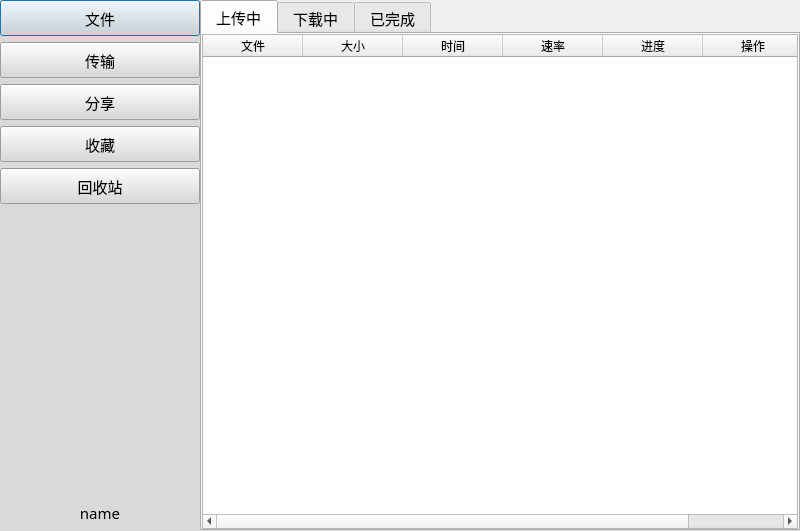
<?xml version="1.0" encoding="UTF-8"?>
<ui version="4.0">
 <class>MainDialog</class>
 <widget class="QDialog" name="MainDialog">
  <property name="geometry">
   <rect>
    <x>0</x>
    <y>0</y>
    <width>800</width>
    <height>531</height>
   </rect>
  </property>
  <property name="font">
   <font>
    <family>微软雅黑</family>
    <pointsize>11</pointsize>
   </font>
  </property>
  <property name="windowTitle">
   <string>MainDialog</string>
  </property>
  <layout class="QHBoxLayout" name="horizontalLayout" stretch="0,1">
   <property name="spacing">
    <number>0</number>
   </property>
   <property name="leftMargin">
    <number>0</number>
   </property>
   <property name="topMargin">
    <number>0</number>
   </property>
   <property name="rightMargin">
    <number>0</number>
   </property>
   <property name="bottomMargin">
    <number>0</number>
   </property>
   <item>
    <widget class="QWidget" name="wdg_left" native="true">
     <property name="minimumSize">
      <size>
       <width>200</width>
       <height>0</height>
      </size>
     </property>
     <property name="maximumSize">
      <size>
       <width>200</width>
       <height>16777215</height>
      </size>
     </property>
     <property name="font">
      <font>
       <family>微软雅黑</family>
       <pointsize>11</pointsize>
      </font>
     </property>
     <property name="styleSheet">
      <string notr="true">background-color: rgb(217, 217, 217);</string>
     </property>
     <layout class="QVBoxLayout" name="verticalLayout">
      <property name="spacing">
       <number>6</number>
      </property>
      <property name="leftMargin">
       <number>0</number>
      </property>
      <property name="topMargin">
       <number>0</number>
      </property>
      <property name="rightMargin">
       <number>0</number>
      </property>
      <property name="bottomMargin">
       <number>0</number>
      </property>
      <item>
       <widget class="QPushButton" name="pb_file">
        <property name="minimumSize">
         <size>
          <width>0</width>
          <height>36</height>
         </size>
        </property>
        <property name="maximumSize">
         <size>
          <width>16777215</width>
          <height>36</height>
         </size>
        </property>
        <property name="text">
         <string>文件</string>
        </property>
        <property name="icon">
         <iconset resource="resource.qrc">
          <normaloff>:/images/file.png</normaloff>:/images/file.png</iconset>
        </property>
        <property name="iconSize">
         <size>
          <width>36</width>
          <height>36</height>
         </size>
        </property>
       </widget>
      </item>
      <item>
       <widget class="QPushButton" name="pb_transmit">
        <property name="minimumSize">
         <size>
          <width>0</width>
          <height>36</height>
         </size>
        </property>
        <property name="maximumSize">
         <size>
          <width>16777215</width>
          <height>36</height>
         </size>
        </property>
        <property name="text">
         <string>传输</string>
        </property>
        <property name="icon">
         <iconset resource="resource.qrc">
          <normaloff>:/images/transmit.ico</normaloff>:/images/transmit.ico</iconset>
        </property>
        <property name="iconSize">
         <size>
          <width>36</width>
          <height>36</height>
         </size>
        </property>
       </widget>
      </item>
      <item>
       <widget class="QPushButton" name="pb_share">
        <property name="minimumSize">
         <size>
          <width>0</width>
          <height>36</height>
         </size>
        </property>
        <property name="maximumSize">
         <size>
          <width>16777215</width>
          <height>36</height>
         </size>
        </property>
        <property name="text">
         <string>分享</string>
        </property>
        <property name="icon">
         <iconset resource="resource.qrc">
          <normaloff>:/images/share.png</normaloff>:/images/share.png</iconset>
        </property>
        <property name="iconSize">
         <size>
          <width>36</width>
          <height>36</height>
         </size>
        </property>
       </widget>
      </item>
      <item>
       <widget class="QPushButton" name="pb_store">
        <property name="minimumSize">
         <size>
          <width>0</width>
          <height>36</height>
         </size>
        </property>
        <property name="maximumSize">
         <size>
          <width>16777215</width>
          <height>36</height>
         </size>
        </property>
        <property name="text">
         <string>收藏</string>
        </property>
       </widget>
      </item>
      <item>
       <widget class="QPushButton" name="pb_hsz">
        <property name="minimumSize">
         <size>
          <width>0</width>
          <height>36</height>
         </size>
        </property>
        <property name="maximumSize">
         <size>
          <width>16777215</width>
          <height>36</height>
         </size>
        </property>
        <property name="text">
         <string>回收站</string>
        </property>
       </widget>
      </item>
      <item>
       <spacer name="verticalSpacer">
        <property name="orientation">
         <enum>Qt::Vertical</enum>
        </property>
        <property name="sizeHint" stdset="0">
         <size>
          <width>20</width>
          <height>301</height>
         </size>
        </property>
       </spacer>
      </item>
      <item>
       <widget class="QPushButton" name="pb_name">
        <property name="minimumSize">
         <size>
          <width>0</width>
          <height>36</height>
         </size>
        </property>
        <property name="maximumSize">
         <size>
          <width>16777215</width>
          <height>36</height>
         </size>
        </property>
        <property name="text">
         <string>name</string>
        </property>
        <property name="icon">
         <iconset resource="resource.qrc">
          <normaloff>:/face/btn_avatar_a38.png</normaloff>:/face/btn_avatar_a38.png</iconset>
        </property>
        <property name="iconSize">
         <size>
          <width>36</width>
          <height>36</height>
         </size>
        </property>
        <property name="flat">
         <bool>true</bool>
        </property>
       </widget>
      </item>
     </layout>
    </widget>
   </item>
   <item>
    <widget class="QWidget" name="wdg_right" native="true">
     <property name="minimumSize">
      <size>
       <width>600</width>
       <height>0</height>
      </size>
     </property>
     <property name="maximumSize">
      <size>
       <width>16777215</width>
       <height>16777215</height>
      </size>
     </property>
     <layout class="QVBoxLayout" name="verticalLayout_2">
      <property name="spacing">
       <number>0</number>
      </property>
      <property name="leftMargin">
       <number>0</number>
      </property>
      <property name="topMargin">
       <number>0</number>
      </property>
      <property name="rightMargin">
       <number>0</number>
      </property>
      <property name="bottomMargin">
       <number>0</number>
      </property>
      <item>
       <widget class="QStackedWidget" name="sw_page">
        <property name="currentIndex">
         <number>1</number>
        </property>
        <widget class="QWidget" name="page_file">
         <layout class="QVBoxLayout" name="verticalLayout_3">
          <property name="spacing">
           <number>0</number>
          </property>
          <property name="leftMargin">
           <number>0</number>
          </property>
          <property name="topMargin">
           <number>0</number>
          </property>
          <property name="rightMargin">
           <number>0</number>
          </property>
          <property name="bottomMargin">
           <number>0</number>
          </property>
          <item>
           <widget class="QWidget" name="wdg_right_top" native="true">
            <property name="minimumSize">
             <size>
              <width>0</width>
              <height>31</height>
             </size>
            </property>
            <property name="maximumSize">
             <size>
              <width>16777215</width>
              <height>31</height>
             </size>
            </property>
            <layout class="QHBoxLayout" name="horizontalLayout_2">
             <property name="spacing">
              <number>5</number>
             </property>
             <property name="leftMargin">
              <number>0</number>
             </property>
             <property name="topMargin">
              <number>0</number>
             </property>
             <property name="rightMargin">
              <number>0</number>
             </property>
             <property name="bottomMargin">
              <number>0</number>
             </property>
             <item>
              <widget class="QPushButton" name="pb_prew">
               <property name="minimumSize">
                <size>
                 <width>30</width>
                 <height>30</height>
                </size>
               </property>
               <property name="maximumSize">
                <size>
                 <width>30</width>
                 <height>30</height>
                </size>
               </property>
               <property name="text">
                <string>&lt;</string>
               </property>
               <property name="flat">
                <bool>true</bool>
               </property>
              </widget>
             </item>
             <item>
              <widget class="QPushButton" name="pb_next">
               <property name="minimumSize">
                <size>
                 <width>30</width>
                 <height>30</height>
                </size>
               </property>
               <property name="maximumSize">
                <size>
                 <width>30</width>
                 <height>30</height>
                </size>
               </property>
               <property name="text">
                <string>&gt;</string>
               </property>
               <property name="flat">
                <bool>true</bool>
               </property>
              </widget>
             </item>
             <item>
              <widget class="QLabel" name="lb_path">
               <property name="minimumSize">
                <size>
                 <width>0</width>
                 <height>30</height>
                </size>
               </property>
               <property name="maximumSize">
                <size>
                 <width>16777215</width>
                 <height>30</height>
                </size>
               </property>
               <property name="text">
                <string>/</string>
               </property>
              </widget>
             </item>
             <item>
              <spacer name="horizontalSpacer">
               <property name="orientation">
                <enum>Qt::Horizontal</enum>
               </property>
               <property name="sizeHint" stdset="0">
                <size>
                 <width>427</width>
                 <height>20</height>
                </size>
               </property>
              </spacer>
             </item>
             <item>
              <widget class="QPushButton" name="pb_search">
               <property name="minimumSize">
                <size>
                 <width>30</width>
                 <height>30</height>
                </size>
               </property>
               <property name="maximumSize">
                <size>
                 <width>30</width>
                 <height>30</height>
                </size>
               </property>
               <property name="text">
                <string/>
               </property>
               <property name="icon">
                <iconset resource="resource.qrc">
                 <normaloff>:/images/search.png</normaloff>:/images/search.png</iconset>
               </property>
               <property name="iconSize">
                <size>
                 <width>30</width>
                 <height>30</height>
                </size>
               </property>
               <property name="flat">
                <bool>true</bool>
               </property>
              </widget>
             </item>
             <item>
              <widget class="QPushButton" name="pb_addFile">
               <property name="minimumSize">
                <size>
                 <width>30</width>
                 <height>30</height>
                </size>
               </property>
               <property name="maximumSize">
                <size>
                 <width>30</width>
                 <height>30</height>
                </size>
               </property>
               <property name="text">
                <string/>
               </property>
               <property name="icon">
                <iconset resource="resource.qrc">
                 <normaloff>:/images/addFile.png</normaloff>:/images/addFile.png</iconset>
               </property>
               <property name="iconSize">
                <size>
                 <width>30</width>
                 <height>30</height>
                </size>
               </property>
               <property name="flat">
                <bool>true</bool>
               </property>
              </widget>
             </item>
            </layout>
           </widget>
          </item>
          <item>
           <widget class="QWidget" name="wdg_right_bottom" native="true">
            <layout class="QVBoxLayout" name="verticalLayout_4">
             <property name="spacing">
              <number>0</number>
             </property>
             <property name="leftMargin">
              <number>0</number>
             </property>
             <property name="topMargin">
              <number>0</number>
             </property>
             <property name="rightMargin">
              <number>0</number>
             </property>
             <property name="bottomMargin">
              <number>0</number>
             </property>
             <item>
              <widget class="QTableWidget" name="table_file">
               <property name="contextMenuPolicy">
                <enum>Qt::CustomContextMenu</enum>
               </property>
               <property name="editTriggers">
                <set>QAbstractItemView::NoEditTriggers</set>
               </property>
               <property name="dragEnabled">
                <bool>true</bool>
               </property>
               <property name="selectionBehavior">
                <enum>QAbstractItemView::SelectRows</enum>
               </property>
               <attribute name="horizontalHeaderDefaultSectionSize">
                <number>200</number>
               </attribute>
               <attribute name="horizontalHeaderStretchLastSection">
                <bool>true</bool>
               </attribute>
               <attribute name="verticalHeaderVisible">
                <bool>false</bool>
               </attribute>
               <column>
                <property name="text">
                 <string>文件</string>
                </property>
               </column>
               <column>
                <property name="text">
                 <string>大小</string>
                </property>
               </column>
               <column>
                <property name="text">
                 <string>时间</string>
                </property>
               </column>
              </widget>
             </item>
            </layout>
           </widget>
          </item>
         </layout>
        </widget>
        <widget class="QWidget" name="page_transmit">
         <layout class="QVBoxLayout" name="verticalLayout_5">
          <property name="spacing">
           <number>0</number>
          </property>
          <property name="leftMargin">
           <number>0</number>
          </property>
          <property name="topMargin">
           <number>0</number>
          </property>
          <property name="rightMargin">
           <number>0</number>
          </property>
          <property name="bottomMargin">
           <number>0</number>
          </property>
          <item>
           <widget class="QTabWidget" name="tw_transmit">
            <property name="contextMenuPolicy">
             <enum>Qt::CustomContextMenu</enum>
            </property>
            <property name="currentIndex">
             <number>0</number>
            </property>
            <widget class="QWidget" name="tab_upload">
             <attribute name="title">
              <string> 上传中 </string>
             </attribute>
             <layout class="QVBoxLayout" name="verticalLayout_6">
              <property name="spacing">
               <number>0</number>
              </property>
              <property name="leftMargin">
               <number>0</number>
              </property>
              <property name="topMargin">
               <number>0</number>
              </property>
              <property name="rightMargin">
               <number>0</number>
              </property>
              <property name="bottomMargin">
               <number>0</number>
              </property>
              <item>
               <widget class="QTableWidget" name="table_upload">
                <property name="editTriggers">
                 <set>QAbstractItemView::NoEditTriggers</set>
                </property>
                <property name="selectionBehavior">
                 <enum>QAbstractItemView::SelectRows</enum>
                </property>
                <attribute name="horizontalHeaderDefaultSectionSize">
                 <number>100</number>
                </attribute>
                <attribute name="horizontalHeaderStretchLastSection">
                 <bool>true</bool>
                </attribute>
                <attribute name="verticalHeaderVisible">
                 <bool>false</bool>
                </attribute>
                <column>
                 <property name="text">
                  <string>文件</string>
                 </property>
                </column>
                <column>
                 <property name="text">
                  <string>大小</string>
                 </property>
                </column>
                <column>
                 <property name="text">
                  <string>时间</string>
                 </property>
                </column>
                <column>
                 <property name="text">
                  <string>速率</string>
                 </property>
                </column>
                <column>
                 <property name="text">
                  <string>进度</string>
                 </property>
                </column>
                <column>
                 <property name="text">
                  <string>操作</string>
                 </property>
                </column>
               </widget>
              </item>
             </layout>
            </widget>
            <widget class="QWidget" name="tab_dowload">
             <attribute name="title">
              <string> 下载中 </string>
             </attribute>
             <layout class="QVBoxLayout" name="verticalLayout_7">
              <property name="spacing">
               <number>0</number>
              </property>
              <property name="leftMargin">
               <number>0</number>
              </property>
              <property name="topMargin">
               <number>0</number>
              </property>
              <property name="rightMargin">
               <number>0</number>
              </property>
              <property name="bottomMargin">
               <number>0</number>
              </property>
              <item>
               <widget class="QTableWidget" name="table_download">
                <property name="contextMenuPolicy">
                 <enum>Qt::CustomContextMenu</enum>
                </property>
                <property name="editTriggers">
                 <set>QAbstractItemView::NoEditTriggers</set>
                </property>
                <property name="selectionBehavior">
                 <enum>QAbstractItemView::SelectRows</enum>
                </property>
                <attribute name="horizontalHeaderDefaultSectionSize">
                 <number>100</number>
                </attribute>
                <attribute name="horizontalHeaderStretchLastSection">
                 <bool>true</bool>
                </attribute>
                <attribute name="verticalHeaderVisible">
                 <bool>false</bool>
                </attribute>
                <column>
                 <property name="text">
                  <string>文件</string>
                 </property>
                </column>
                <column>
                 <property name="text">
                  <string>大小</string>
                 </property>
                </column>
                <column>
                 <property name="text">
                  <string>时间</string>
                 </property>
                </column>
                <column>
                 <property name="text">
                  <string>速率</string>
                 </property>
                </column>
                <column>
                 <property name="text">
                  <string>进度</string>
                 </property>
                </column>
                <column>
                 <property name="text">
                  <string/>
                 </property>
                </column>
               </widget>
              </item>
             </layout>
            </widget>
            <widget class="QWidget" name="tab_complete">
             <attribute name="title">
              <string> 已完成 </string>
             </attribute>
             <layout class="QVBoxLayout" name="verticalLayout_8">
              <property name="spacing">
               <number>0</number>
              </property>
              <property name="leftMargin">
               <number>0</number>
              </property>
              <property name="topMargin">
               <number>0</number>
              </property>
              <property name="rightMargin">
               <number>0</number>
              </property>
              <property name="bottomMargin">
               <number>0</number>
              </property>
              <item>
               <widget class="QTableWidget" name="table_complete">
                <property name="editTriggers">
                 <set>QAbstractItemView::NoEditTriggers</set>
                </property>
                <property name="selectionBehavior">
                 <enum>QAbstractItemView::SelectRows</enum>
                </property>
                <attribute name="horizontalHeaderDefaultSectionSize">
                 <number>145</number>
                </attribute>
                <attribute name="horizontalHeaderStretchLastSection">
                 <bool>true</bool>
                </attribute>
                <attribute name="verticalHeaderVisible">
                 <bool>false</bool>
                </attribute>
                <column>
                 <property name="text">
                  <string>文件</string>
                 </property>
                </column>
                <column>
                 <property name="text">
                  <string>大小</string>
                 </property>
                </column>
                <column>
                 <property name="text">
                  <string>时间</string>
                 </property>
                </column>
                <column>
                 <property name="text">
                  <string/>
                 </property>
                </column>
               </widget>
              </item>
             </layout>
            </widget>
           </widget>
          </item>
         </layout>
        </widget>
        <widget class="QWidget" name="page_share">
         <layout class="QVBoxLayout" name="verticalLayout_9">
          <property name="spacing">
           <number>0</number>
          </property>
          <property name="leftMargin">
           <number>0</number>
          </property>
          <property name="topMargin">
           <number>0</number>
          </property>
          <property name="rightMargin">
           <number>0</number>
          </property>
          <property name="bottomMargin">
           <number>0</number>
          </property>
          <item>
           <widget class="QTabWidget" name="tw_share">
            <property name="currentIndex">
             <number>0</number>
            </property>
            <widget class="QWidget" name="tab_myShare">
             <attribute name="title">
              <string>我的分享</string>
             </attribute>
             <layout class="QVBoxLayout" name="verticalLayout_10">
              <property name="spacing">
               <number>0</number>
              </property>
              <property name="leftMargin">
               <number>0</number>
              </property>
              <property name="topMargin">
               <number>0</number>
              </property>
              <property name="rightMargin">
               <number>0</number>
              </property>
              <property name="bottomMargin">
               <number>0</number>
              </property>
              <item>
               <widget class="QTableWidget" name="table_share">
                <property name="editTriggers">
                 <set>QAbstractItemView::NoEditTriggers</set>
                </property>
                <property name="selectionBehavior">
                 <enum>QAbstractItemView::SelectRows</enum>
                </property>
                <attribute name="horizontalHeaderDefaultSectionSize">
                 <number>135</number>
                </attribute>
                <attribute name="horizontalHeaderStretchLastSection">
                 <bool>true</bool>
                </attribute>
                <attribute name="verticalHeaderVisible">
                 <bool>false</bool>
                </attribute>
                <column>
                 <property name="text">
                  <string>文件</string>
                 </property>
                </column>
                <column>
                 <property name="text">
                  <string>大小</string>
                 </property>
                </column>
                <column>
                 <property name="text">
                  <string>时间</string>
                 </property>
                </column>
                <column>
                 <property name="text">
                  <string>分享码</string>
                 </property>
                </column>
               </widget>
              </item>
             </layout>
            </widget>
           </widget>
          </item>
         </layout>
        </widget>
       </widget>
      </item>
     </layout>
    </widget>
   </item>
  </layout>
 </widget>
 <resources>
  <include location="resource.qrc"/>
 </resources>
 <connections/>
</ui>
